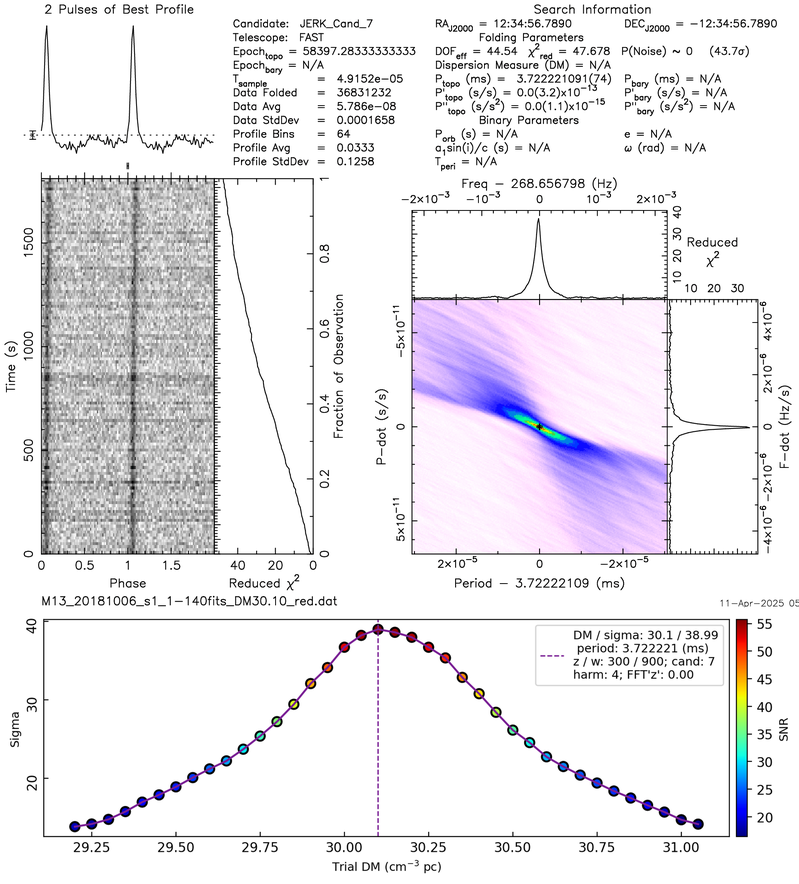
#> input picture python/PulsarPICK/Pms3.7222-M13_20181006_s1_1-140fits_DM30.10_red.dat_JERK_Cand_7.pfd.png, 799 x 884 px, shrunk from 1989 x 2201 before the run
$ python crop_only.py Pms3.7222-M13_20181006_s1_1-140fits_DM30.10_red.dat_JERK_Cand_7.pfd.png -output out.png
#> lines starting #> are read from the running program, lines starting #| are printed output that depends on the picture
#> in main, image is the input picture: PIL image 799x884 RGB; mean R, G, B 235.3, 233.2, 237.6
#!/usr/bin/env python
# @ Dejiang Yin -- 2025/04/09
import argparse
from PIL import Image

# Function to crop an image by percentage
def crop_image_by_percentage(image, top_percent, bottom_percent, left_percent, right_percent):
#> called with top_percent = 0.08, bottom_percent = 0.006, left_percent = 0.03, right_percent = 0.12
    width, height = image.size
#> width = 799; height = 884
    left = int(width * left_percent)
#> left = 23
    right = width - int(width * right_percent)
#> right = 704
    top = int(height * top_percent)
#> top = 70
    bottom = height - int(height * bottom_percent)
#> bottom = 879
    return image.crop((left, top, right, bottom))
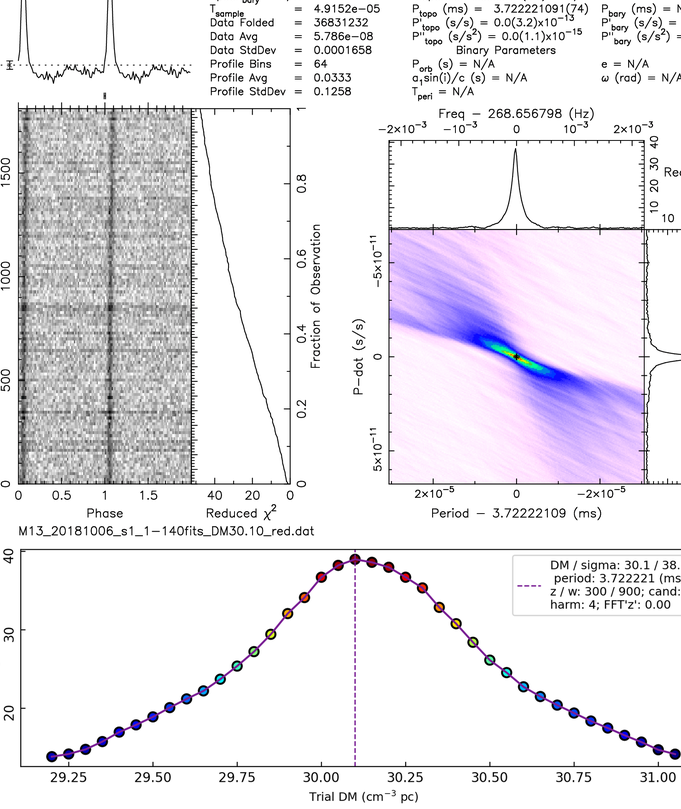
#> returned value: PIL image 681x809 RGB; mean R, G, B 233.5, 230.8, 236.4

def main():
    parser = argparse.ArgumentParser(description='Crop an image by given percentages from each side.')
    parser.add_argument('input_image', help='Path to the input image')
    parser.add_argument('-output', required=True, help='Path to save the cropped image')
    parser.add_argument('-top', type=float, default=0.08, help='Percentage to crop from top (default: 0.08)')
    parser.add_argument('-bottom', type=float, default=0.006, help='Percentage to crop from bottom (default: 0.006)')
    parser.add_argument('-left', type=float, default=0.03, help='Percentage to crop from left (default: 0.03)')
    parser.add_argument('-right', type=float, default=0.12, help='Percentage to crop from right (default: 0.12)')
    args = parser.parse_args()

    # Open the image
    image = Image.open(args.input_image)

    # Crop the image
    cropped = crop_image_by_percentage(image, args.top, args.bottom, args.left, args.right)

    # Save the result
    cropped.save(args.output)

if __name__ == "__main__":
    main()
